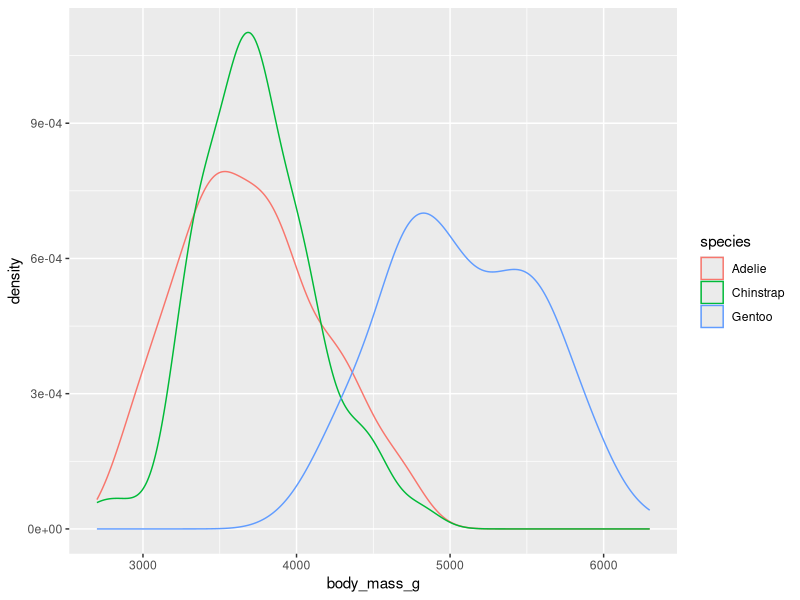

R code for this plot:
## ---- chunk 1
knitr::opts_chunk$set(echo = TRUE)
## ---- chunk 2

library (palmerpenguins)
library(tidyverse)

dim(penguins)
ncol(penguins)
head(penguins)
## ---- chunk 3
ggplot(penguins)+
  geom_density(mapping = aes(x=body_mass_g, color=species))
